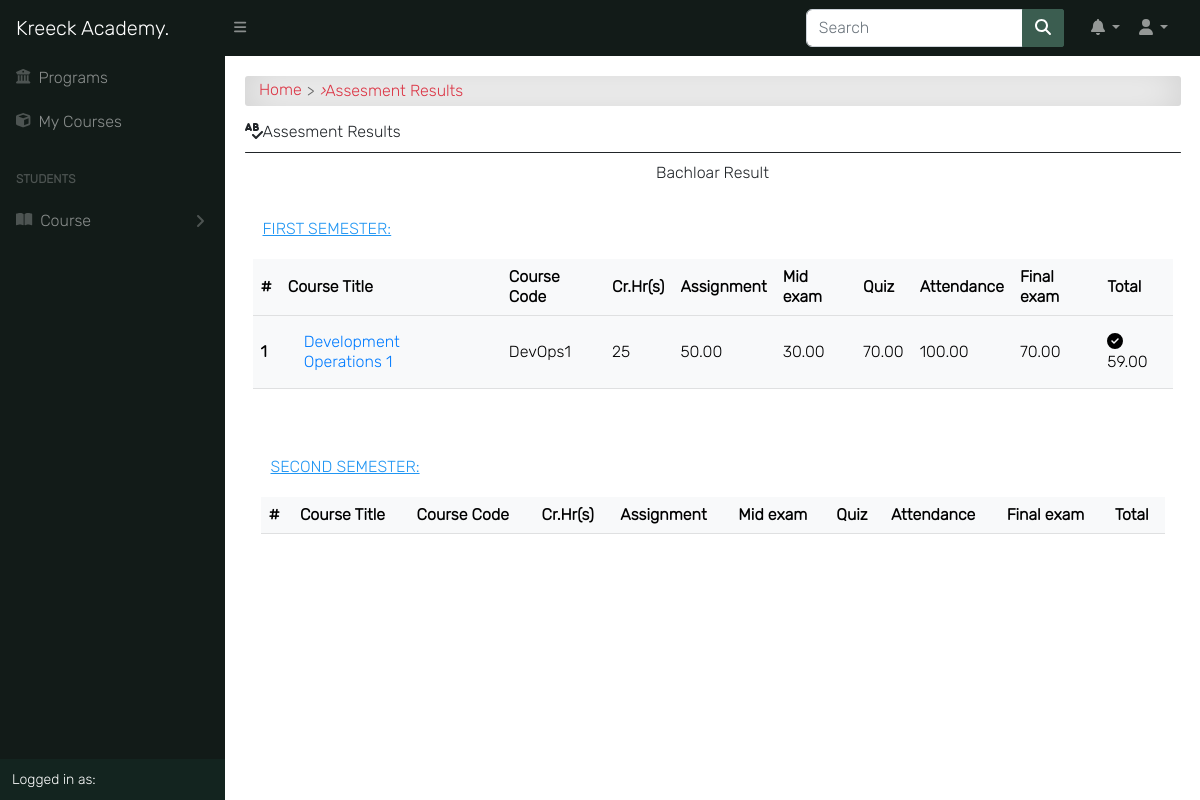
The page /result/assessment/ (signed in) on the database as committed earlier.
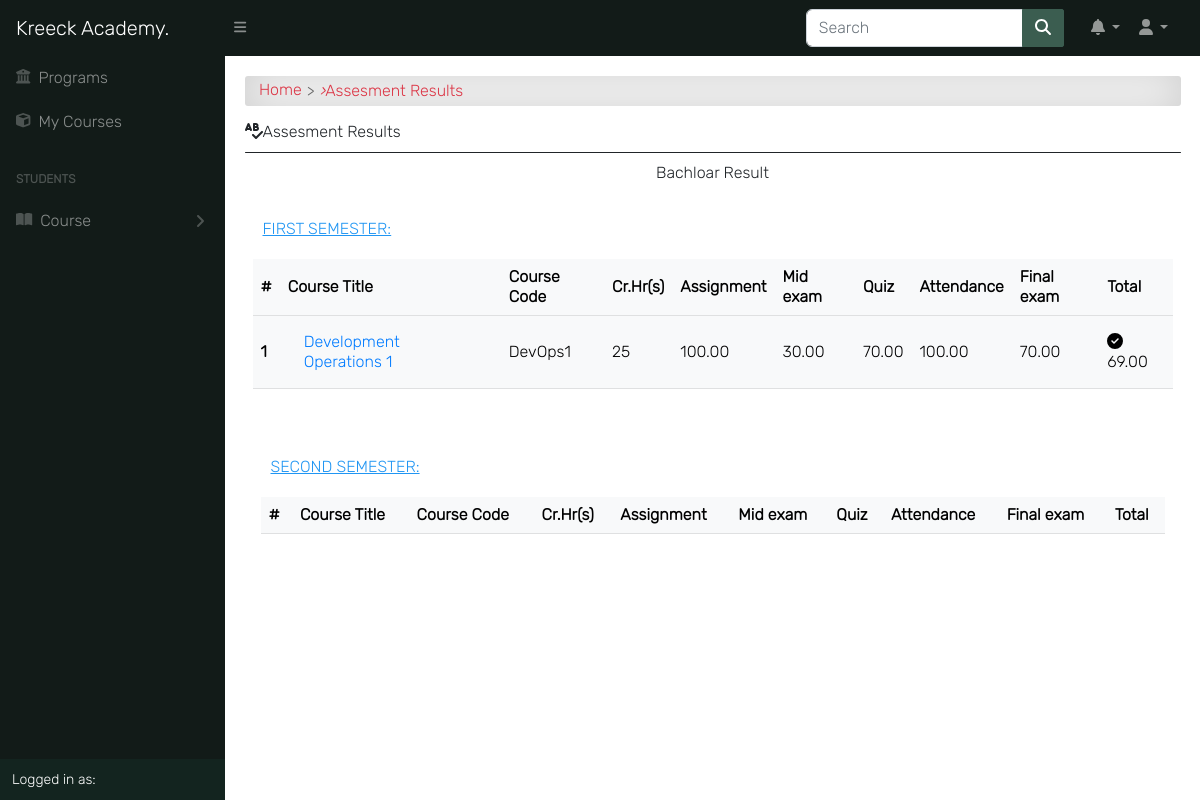
The same page on the database as committed later.
### result/models.py (models this page shows, shortened)
class TakenCourse(models.Model):
    student = models.ForeignKey(Student, on_delete=models.CASCADE)
    course = models.ForeignKey(Course, on_delete=models.CASCADE, related_name='taken_courses')
    assignment = models.DecimalField(max_digits=5, decimal_places=2, default=0.0)
    mid_exam = models.DecimalField(max_digits=5, decimal_places=2, default=0.0)
    quiz = models.DecimalField(max_digits=5, decimal_places=2, default=0.0)
    attendance = models.DecimalField(max_digits=5, decimal_places=2, default=0.0)
    final_exam = models.DecimalField(max_digits=5, decimal_places=2, default=0.0)
    total = models.DecimalField(max_digits=5, decimal_places=2, default=0.0)
    grade = models.CharField(choices=GRADE, max_length=2, blank=True)
    point = models.DecimalField(max_digits=5, decimal_places=2, default=0.0)
    comment = models.CharField(choices=COMMENT, max_length=200, blank=True)

### course/models.py (models this page shows, shortened)
class Course(models.Model):
    slug = models.SlugField(blank=True, unique=True)
    title = models.CharField(max_length=200, null=True)
    code = models.CharField(max_length=200, unique=True, null=True)
    credit = models.IntegerField(null=True, default=0)
    summary = models.TextField(max_length=200, blank=True, null=True)
    program = models.ForeignKey(Program, on_delete=models.CASCADE)
    level = models.CharField(max_length=25, choices=LEVEL, null=True)
    year = models.IntegerField(choices=YEARS, default=0)
    semester = models.CharField(choices=SEMESTER, max_length=200)
    is_elective = models.BooleanField(default=False, blank=True, null=True)
    price = models.DecimalField(max_digits=10, decimal_places=2, default=0.00)
    objects = CourseManager()
    def get_absolute_url(self):
        return reverse('course_detail', kwargs={'slug': self.slug})

### result/views.py (the view)
# urls.py: path('assessment/', assessment_result, name="ass_results"),
@login_required
@student_required
def assessment_result(request):
    student = Student.objects.get(student__pk=request.user.id)
    courses = TakenCourse.objects.filter(student__student__pk=request.user.id, course__level=student.level)
    result = Result.objects.filter(student__student__pk=request.user.id)
    context = {
        "courses": courses,
        "result": result,
        "student": student,
    }
    return render(request, 'result/assessment_results.html', context)

### templates/result/assessment_results.html (shortened to what this page needs)
{% extends 'base.html' %}
{% block content %}
<div id="input-nav"><a href="{% url 'home' %}" class="primary1">Home</a> <i>&rsaquo;</i> Assesment Results</div>
<div class="title"><i class="fa fa-spell-check"></i>Assesment Results</div>
<div class="title-line"></div>
<center>{{ student.level }} Result</center>
<div class="table-responsive p-0 px-2 mt-3">
  <div class="table-title"><u>First Semester:</u></div>
  <table class="table table-light">
    <thead>
      <tr>
        <th>#</th>
        <th>Course Title</th>
        <th>Course Code</th>
        <th>Cr.Hr(s)</th>
        <th>Assignment</th>
        <th>Mid exam</th>
        <th>Quiz</th>
        <th>Attendance</th>
        <th>Final exam</th>
        <th>Total</th>
      </tr>
    </thead>
    {% for course in courses %}
    {% if course.course.semester == "First" %}
    <tbody>
      <tr class="{% if forloop.counter|divisibleby:2 %}bg-gray{% endif %}">
        <th scope="row">{{ forloop.counter }}</th>
        <td><a href="{{ course.course.get_absolute_url }}">{{ course.course.title }}</a></td>
        <td>{{ course.course.code }}</td>
        <td>{{ course.course.credit }}</td>
        <td>{{ course.assignment }}</td>
        <td>{{ course.mid_exam }}</td>
        <td>{{ course.quiz }}</td>
        <td>{{ course.attendance }}</td>
        <td>{{ course.final_exam }}</td>
        {% if course.total >= 45 %}
        <td class="success"><i class="fas fa-check-circle"></i> {{ course.total }}</td>
        {% else %}
        <td class="danger"><i class="fas fa-exclamation-circle"></i> {{ course.total }}</td>
        {% endif %}
      </tr>
    </tbody>
    {% endif %}
    {% endfor %}
  </table>
  </div>
  <div class="table-responsive p-3 mt-3">
    <div class="table-title"><u>Second Semester:</u></div>
    <table class="table table-light">
    <thead>
      <tr>
        <th>#</th>
        <th>Course Title</th>
        <th>Course Code</th>
        <th>Cr.Hr(s)</th>
        <th>Assignment</th>
        <th>Mid exam</th>
        <th>Quiz</th>
        <th>Attendance</th>
        <th>Final exam</th>
        <th>Total</th>
      </tr>
    </thead>
  </table>
</div>
<br>
{% endblock %}

Rows that differ between the two databases and show on the page:
changed TakenCourse "Development Operations 1": assignment "50.00" → "100.00"; total "59.00" → "69.00"
